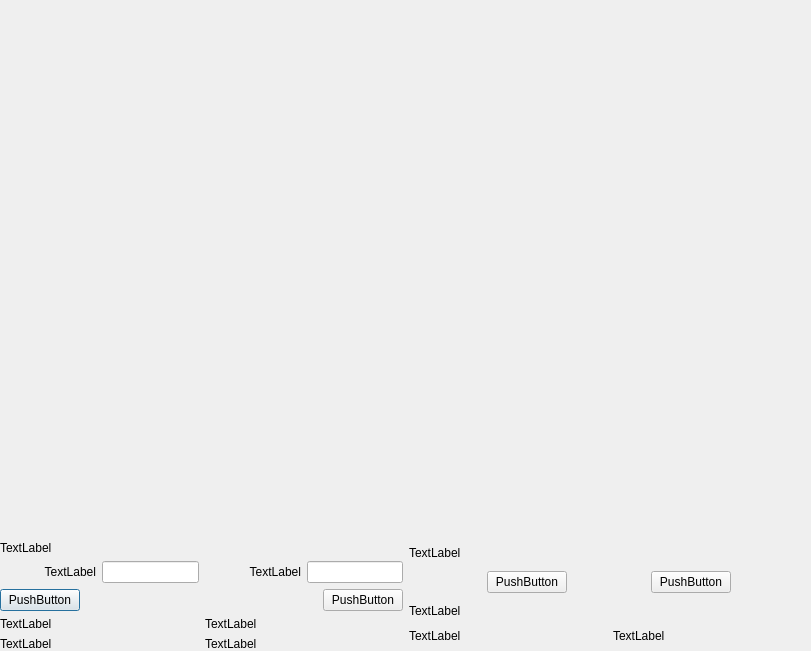
<?xml version="1.0" encoding="UTF-8"?>
<ui version="4.0">
 <class>Dialog</class>
 <widget class="QDialog" name="Dialog">
  <property name="geometry">
   <rect>
    <x>0</x>
    <y>0</y>
    <width>811</width>
    <height>651</height>
   </rect>
  </property>
  <property name="sizePolicy">
   <sizepolicy hsizetype="Fixed" vsizetype="Fixed">
    <horstretch>0</horstretch>
    <verstretch>0</verstretch>
   </sizepolicy>
  </property>
  <property name="windowTitle">
   <string>Predictor</string>
  </property>
  <widget class="QWidget" name="verticalLayoutWidget_12">
   <property name="geometry">
    <rect>
     <x>0</x>
     <y>0</y>
     <width>811</width>
     <height>651</height>
    </rect>
   </property>
   <layout class="QVBoxLayout" name="verticalLayout_14">
    <property name="sizeConstraint">
     <enum>QLayout::SetMaximumSize</enum>
    </property>
    <item>
     <widget class="QWidget" name="widget" native="true"/>
    </item>
    <item>
     <layout class="QHBoxLayout" name="horizontalLayout_9">
      <item>
       <layout class="QVBoxLayout" name="verticalLayout_2">
        <item>
         <widget class="QLabel" name="label_4">
          <property name="sizePolicy">
           <sizepolicy hsizetype="Fixed" vsizetype="Fixed">
            <horstretch>0</horstretch>
            <verstretch>0</verstretch>
           </sizepolicy>
          </property>
          <property name="text">
           <string>TextLabel</string>
          </property>
         </widget>
        </item>
        <item>
         <layout class="QVBoxLayout" name="verticalLayout">
          <item>
           <layout class="QVBoxLayout" name="verticalLayout_3">
            <item>
             <layout class="QVBoxLayout" name="verticalLayout_5">
              <item>
               <layout class="QHBoxLayout" name="horizontalLayout_5">
                <item>
                 <widget class="QLabel" name="label_5">
                  <property name="sizePolicy">
                   <sizepolicy hsizetype="Preferred" vsizetype="Fixed">
                    <horstretch>0</horstretch>
                    <verstretch>0</verstretch>
                   </sizepolicy>
                  </property>
                  <property name="text">
                   <string>TextLabel</string>
                  </property>
                  <property name="alignment">
                   <set>Qt::AlignRight|Qt::AlignTrailing|Qt::AlignVCenter</set>
                  </property>
                 </widget>
                </item>
                <item>
                 <widget class="QLineEdit" name="lineEdit_2">
                  <property name="sizePolicy">
                   <sizepolicy hsizetype="Ignored" vsizetype="Fixed">
                    <horstretch>0</horstretch>
                    <verstretch>0</verstretch>
                   </sizepolicy>
                  </property>
                 </widget>
                </item>
                <item>
                 <widget class="QLabel" name="label_6">
                  <property name="enabled">
                   <bool>true</bool>
                  </property>
                  <property name="sizePolicy">
                   <sizepolicy hsizetype="Preferred" vsizetype="Fixed">
                    <horstretch>0</horstretch>
                    <verstretch>0</verstretch>
                   </sizepolicy>
                  </property>
                  <property name="maximumSize">
                   <size>
                    <width>16777215</width>
                    <height>16777215</height>
                   </size>
                  </property>
                  <property name="layoutDirection">
                   <enum>Qt::LeftToRight</enum>
                  </property>
                  <property name="text">
                   <string>TextLabel</string>
                  </property>
                  <property name="alignment">
                   <set>Qt::AlignRight|Qt::AlignTrailing|Qt::AlignVCenter</set>
                  </property>
                 </widget>
                </item>
                <item>
                 <widget class="QLineEdit" name="lineEdit">
                  <property name="sizePolicy">
                   <sizepolicy hsizetype="Ignored" vsizetype="Fixed">
                    <horstretch>0</horstretch>
                    <verstretch>0</verstretch>
                   </sizepolicy>
                  </property>
                 </widget>
                </item>
               </layout>
              </item>
             </layout>
            </item>
            <item>
             <layout class="QHBoxLayout" name="horizontalLayout_3">
              <property name="spacing">
               <number>0</number>
              </property>
              <property name="sizeConstraint">
               <enum>QLayout::SetMinimumSize</enum>
              </property>
              <item>
               <widget class="QPushButton" name="predictButton">
                <property name="sizePolicy">
                 <sizepolicy hsizetype="Fixed" vsizetype="Fixed">
                  <horstretch>0</horstretch>
                  <verstretch>0</verstretch>
                 </sizepolicy>
                </property>
                <property name="layoutDirection">
                 <enum>Qt::LeftToRight</enum>
                </property>
                <property name="text">
                 <string>PushButton</string>
                </property>
               </widget>
              </item>
              <item alignment="Qt::AlignRight">
               <widget class="QPushButton" name="saveButton">
                <property name="sizePolicy">
                 <sizepolicy hsizetype="Fixed" vsizetype="Fixed">
                  <horstretch>0</horstretch>
                  <verstretch>0</verstretch>
                 </sizepolicy>
                </property>
                <property name="text">
                 <string>PushButton</string>
                </property>
               </widget>
              </item>
             </layout>
            </item>
           </layout>
          </item>
          <item>
           <layout class="QHBoxLayout" name="horizontalLayout">
            <item>
             <widget class="QLabel" name="label_10">
              <property name="sizePolicy">
               <sizepolicy hsizetype="Preferred" vsizetype="Fixed">
                <horstretch>0</horstretch>
                <verstretch>0</verstretch>
               </sizepolicy>
              </property>
              <property name="text">
               <string>TextLabel</string>
              </property>
             </widget>
            </item>
            <item>
             <widget class="QLabel" name="label_9">
              <property name="sizePolicy">
               <sizepolicy hsizetype="Preferred" vsizetype="Fixed">
                <horstretch>0</horstretch>
                <verstretch>10</verstretch>
               </sizepolicy>
              </property>
              <property name="text">
               <string>TextLabel</string>
              </property>
             </widget>
            </item>
           </layout>
          </item>
          <item>
           <layout class="QHBoxLayout" name="horizontalLayout_2">
            <item>
             <widget class="QLabel" name="label_7">
              <property name="sizePolicy">
               <sizepolicy hsizetype="Preferred" vsizetype="Fixed">
                <horstretch>0</horstretch>
                <verstretch>0</verstretch>
               </sizepolicy>
              </property>
              <property name="text">
               <string>TextLabel</string>
              </property>
             </widget>
            </item>
            <item>
             <widget class="QLabel" name="label_8">
              <property name="sizePolicy">
               <sizepolicy hsizetype="Preferred" vsizetype="Fixed">
                <horstretch>0</horstretch>
                <verstretch>10</verstretch>
               </sizepolicy>
              </property>
              <property name="minimumSize">
               <size>
                <width>0</width>
                <height>0</height>
               </size>
              </property>
              <property name="text">
               <string>TextLabel</string>
              </property>
             </widget>
            </item>
           </layout>
          </item>
         </layout>
        </item>
       </layout>
      </item>
      <item>
       <layout class="QVBoxLayout" name="verticalLayout_6">
        <item>
         <layout class="QVBoxLayout" name="verticalLayout_11">
          <item>
           <widget class="QLabel" name="label_2">
            <property name="sizePolicy">
             <sizepolicy hsizetype="Preferred" vsizetype="Fixed">
              <horstretch>0</horstretch>
              <verstretch>0</verstretch>
             </sizepolicy>
            </property>
            <property name="text">
             <string>TextLabel</string>
            </property>
           </widget>
          </item>
         </layout>
        </item>
        <item>
         <layout class="QVBoxLayout" name="verticalLayout_7">
          <item>
           <layout class="QHBoxLayout" name="horizontalLayout_6">
            <item>
             <widget class="QPushButton" name="loadFileButton">
              <property name="enabled">
               <bool>true</bool>
              </property>
              <property name="sizePolicy">
               <sizepolicy hsizetype="Fixed" vsizetype="Fixed">
                <horstretch>0</horstretch>
                <verstretch>0</verstretch>
               </sizepolicy>
              </property>
              <property name="text">
               <string>PushButton</string>
              </property>
             </widget>
            </item>
            <item>
             <widget class="QPushButton" name="ShowTraceButton">
              <property name="sizePolicy">
               <sizepolicy hsizetype="Fixed" vsizetype="Fixed">
                <horstretch>0</horstretch>
                <verstretch>0</verstretch>
               </sizepolicy>
              </property>
              <property name="text">
               <string>PushButton</string>
              </property>
             </widget>
            </item>
           </layout>
          </item>
         </layout>
        </item>
        <item>
         <layout class="QVBoxLayout" name="verticalLayout_12">
          <item>
           <widget class="QLabel" name="label">
            <property name="enabled">
             <bool>true</bool>
            </property>
            <property name="sizePolicy">
             <sizepolicy hsizetype="Preferred" vsizetype="Fixed">
              <horstretch>0</horstretch>
              <verstretch>0</verstretch>
             </sizepolicy>
            </property>
            <property name="cursor">
             <cursorShape>ArrowCursor</cursorShape>
            </property>
            <property name="layoutDirection">
             <enum>Qt::LeftToRight</enum>
            </property>
            <property name="text">
             <string>TextLabel</string>
            </property>
           </widget>
          </item>
         </layout>
        </item>
        <item>
         <layout class="QVBoxLayout" name="verticalLayout_8">
          <item>
           <layout class="QVBoxLayout" name="verticalLayout_9">
            <item>
             <layout class="QHBoxLayout" name="horizontalLayout_7">
              <item>
               <widget class="QLabel" name="label_3">
                <property name="sizePolicy">
                 <sizepolicy hsizetype="Preferred" vsizetype="Fixed">
                  <horstretch>0</horstretch>
                  <verstretch>0</verstretch>
                 </sizepolicy>
                </property>
                <property name="layoutDirection">
                 <enum>Qt::LeftToRight</enum>
                </property>
                <property name="text">
                 <string>TextLabel</string>
                </property>
               </widget>
              </item>
              <item>
               <widget class="QLabel" name="label_11">
                <property name="sizePolicy">
                 <sizepolicy hsizetype="Preferred" vsizetype="Fixed">
                  <horstretch>0</horstretch>
                  <verstretch>0</verstretch>
                 </sizepolicy>
                </property>
                <property name="text">
                 <string>TextLabel</string>
                </property>
               </widget>
              </item>
             </layout>
            </item>
           </layout>
          </item>
         </layout>
        </item>
       </layout>
      </item>
     </layout>
    </item>
   </layout>
  </widget>
 </widget>
 <resources/>
 <connections/>
</ui>
